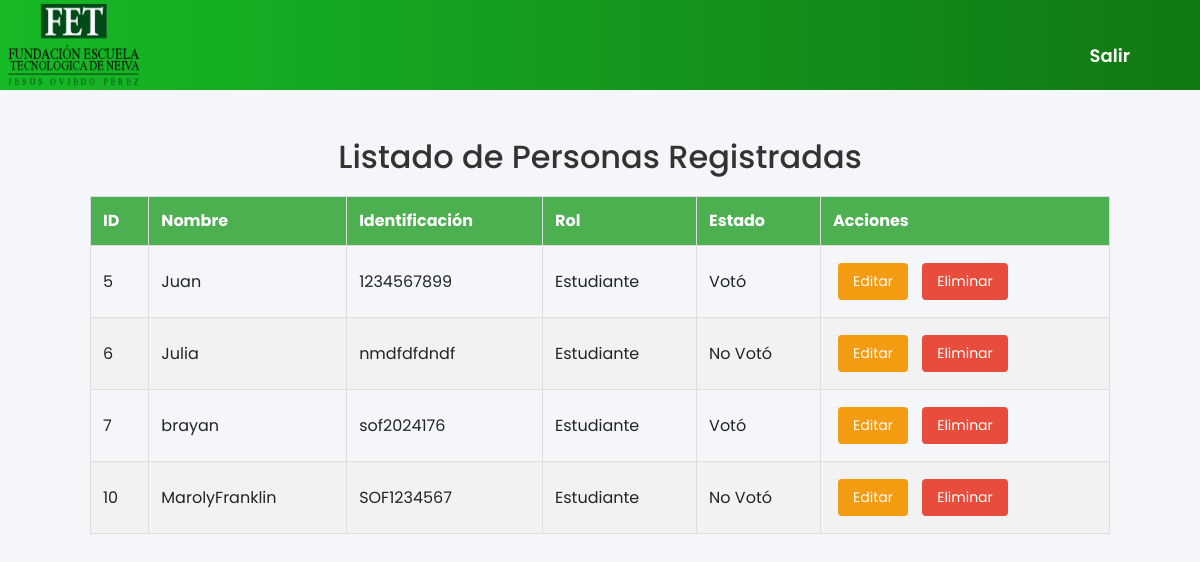
The page /listado_votante.php on the database its author committed.
### tables this page shows
CREATE TABLE `userdata` (
  `id` int(11) NOT NULL,
  `username` varchar(50) NOT NULL,
  `ident` varchar(20) NOT NULL,
  `password` varchar(253) NOT NULL,
  `standard` enum('Estudiante','Profesor') NOT NULL,
  `standard1` enum('Ingeniería de Software','Ingeniería Eléctrica','Ingeniería de Alimentos','Ingeniería Ambiental','Salud y Seguridad en el Trabajo') NOT NULL,
  `status` int(11) NOT NULL
);

### listado_votante.php (the view, shortened to what this page needs)
<?php
$host = "localhost";
$port = 3310;
$user = "root";
$password = "";
$dbname = "voting";
$conexion = mysqli_connect($host, $user, $password, $dbname, $port);
$query = "SELECT * FROM userdata";
$result = mysqli_query($conexion, $query);
?>
<!DOCTYPE html>
<html lang="en">
<head>
 <link rel="stylesheet" href="css/bootstrap.min.css">
 <link rel="stylesheet" href="css/style.css">
 <link rel="stylesheet" href="https://stackpath.bootstrapcdn.com/font-awesome/4.7.0/css/font-awesome.min.css">
</head>
<body>
<div class="container-fluid" id="cont-3">
<header id="nav-bar">
<nav class="navbar navbar-expand-lg navbar-light bg-dark">
  <img src="img/Logo-FET-q5sdgaqv2nb2ekiucs8911k2e5eu12ktkoocilrpr6.png" alt="Logo de la Universidad" width="150" height="90">
 <div class="collapse navbar-collapse" id="navbarNav">
   <ul class="navbar-nav ml-auto animate__animated animate__bounceInDown" style="padding-right: 50px;">
     <li class="nav-item" >
     <a class="nav-link" href="index.html" style="color: white; font-weight: 600; text-align: center; font-size: 18px; margin-top: 20px; text-transform: capitalize; padding: 20px;">Salir</a>
     </li>
   </ul>
 </div>
</nav>
</header>
</body>
</html>
<!DOCTYPE html>
<html lang="es">
<head>
</head>
<body>
<br>
<br>
    <h2>Listado de Personas Registradas</h2>
    <table>
        <thead>
            <tr>
                <th>ID</th>
                <th>Nombre</th>
                <th>Identificación</th>
                <th>Rol</th>
                <th>Estado</th>
                <th>Acciones</th>
            </tr>
        </thead>
        <tbody>
            <?php
            while ($row = mysqli_fetch_assoc($result)) {
                echo "<tr>";
                echo "<td>" . $row['id'] . "</td>";
                echo "<td>" . $row['username'] . "</td>";
                echo "<td>" . $row['ident'] . "</td>";
                echo "<td>" . $row['standard'] . "</td>";
                echo "<td>" . ($row['status'] == 1 ? "Votó" : "No Votó") . "</td>";
                echo "<td>
                        <button class='btn edit-btn' onclick='editPerson(" . $row['id'] . ")'>Editar</button>
                        <button class='btn delete-btn' onclick='deletePerson(" . $row['id'] . ")'>Eliminar</button>
                      </td>";
                echo "</tr>";
            }
            ?>
        </tbody>
    </table>
    <br>
    <br>
</body>
</html>

### css/style.css (style rules this page uses)
* { margin: 0; padding: 0; box-sizing: border-box; font-family: 'Poppins', sans-serif; scroll-behavior: smooth; text-align: center; }
#nav-bar { position: sticky; }
.navbar { background-image: linear-gradient(to right, #17ba27,#117813 ); padding: 0; }
#cont-3 { margin-left: 0; margin-right: 0; padding-left: 0; padding-right: 0; max-width: 100%; }
table { margin-left: auto; margin-right: auto; }

### listado_votante.php (style rules this page uses)
body { font-family: 'Arial', sans-serif; margin: 0; background-color: #f4f6f9; }
h2 { color: #333; text-align: center; }
table { width: 85%; border-collapse: collapse; margin-top: 20px; padding: 12px; }
table, th, td { border: 1px solid #ddd; padding: 12px; }
th, td { padding: 12px; text-align: left; }
th { background-color: #4CAF50; color: white; }
tr:nth-child(even) { background-color: #f2f2f2; }
.btn { padding: 8px 15px; margin: 5px; cursor: pointer; border: none; border-radius: 4px; font-size: 14px; }
.edit-btn { background-color: #f39c12; color: white; }
.delete-btn { background-color: #e74c3c; color: white; }

### rows shown on the page
userdata: id "5", username "Juan", ident "1234567899", standard "Estudiante", status "Votó"
userdata: id "6", username "Julia", ident "nmdfdfdndf", standard "Estudiante", status "No Votó"
userdata: id "7", username "brayan", ident "sof2024176", standard "Estudiante", status "Votó"
userdata: id "10", username "MarolyFranklin", ident "SOF1234567", standard "Estudiante", status "No Votó"
